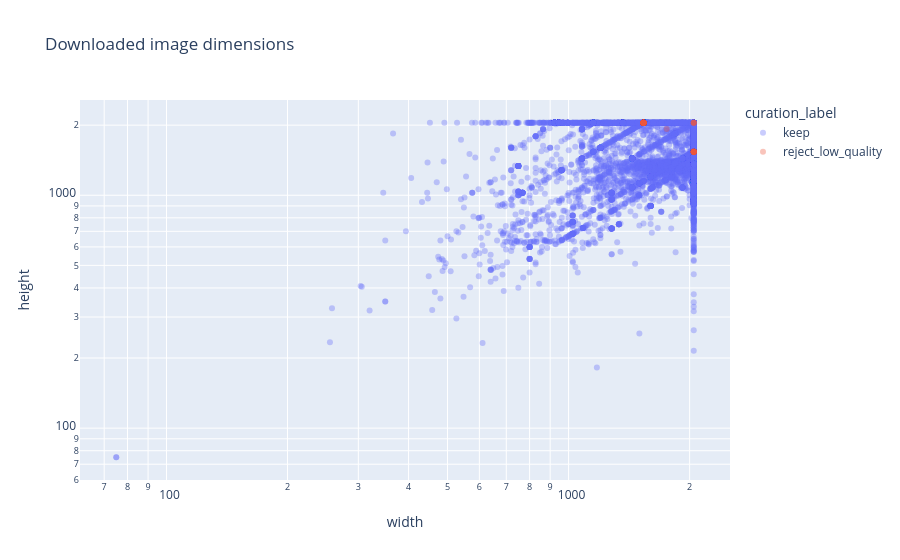

Notebook source saved alongside this figure:
### Markdown cell above
## 6. Image files, dimensions, and duplicates

### Code cell
for column in ['bytes', 'width', 'height']:
    if column in df:
        df[column] = pd.to_numeric(df[column], errors='coerce')
if {'width', 'height'} <= set(df):
    display(df[['width', 'height', 'bytes']].describe(percentiles=[.01, .1, .5, .9, .99]))
    fig = px.scatter(df.dropna(subset=['width', 'height']), x='width', y='height',
                     color='curation_label' if 'curation_label' in df else None,
                     log_x=True, log_y=True, opacity=.35, title='Downloaded image dimensions',render_mode="svg")
    fig.show()
if 'sha256' in df:
    valid_hash = df['sha256'].dropna().astype(str)
    duplicates = valid_hash.value_counts()
    print(f'Exact duplicate hashes: {(duplicates > 1).sum():,}; duplicate image rows: {(duplicates - 1).clip(lower=0).sum():,}')
    display(df[df['sha256'].isin(duplicates[duplicates > 1].index)].sort_values('sha256').head(100))

### Figure 1 — Plotly figure (JSON) as saved in the notebook; plotly's stock layout.template omitted (floating-point values rounded to 4 significant figures; data arrays with more than 128 entries replaced by an {"elided": "..."} marker saying what was removed)
{"data": [{"hovertemplate": "curation_label=keep<br>width=%{x}<br>height=%{y}<extra></extra>", "legendgroup": "keep", "marker": {"color": "#636efa", "opacity": 0.35, "symbol": "circle"}, "mode": "markers", "name": "keep", "orientation": "v", "showlegend": true, "type": "scatter", "x": {"elided": "29866 int values"}, "xaxis": "x", "y": {"elided": "29866 int values"}, "yaxis": "y"}, {"hovertemplate": "curation_label=reject_low_quality<br>width=%{x}<br>height=%{y}<extra></extra>", "legendgroup": "reject_low_quality", "marker": {"color": "#EF553B", "opacity": 0.35, "symbol": "circle"}, "mode": "markers", "name": "reject_low_quality", "orientation": "v", "showlegend": true, "type": "scatter", "x": [2048, 2048, 2048, 2048, 2048, 2048, 1536, 2048, 2048, 2048, 2048, 2048, 2048, 2048, 2048, 1536, 1536, 1536, 1536, 1536, 1536, 1536, 1536, 1536, 1536, 1536, 1536, 1536, 1536, 1536, 1536, 1536, 1536, 2048, 2048, 2048, 1754, 1536, 1536, 1536, 1536, 1536, 1536, 1536, 1536, 1536, 1536, 1536, 1536, 1536, 1536, 1536, 1536, 1536, 1536, 1536, 1536, 1536, 1536, 1536, 1536, 1536, 1536, 1536, 1536, 1536, 1536, 1536, 1536, 1536, 1536, 1536, 2048, 2048, 1536, 1536, 1536, 1536, 1536, 1536, 2048, 2048], "xaxis": "x", "y": [1536, 1536, 1536, 1536, 1536, 1536, 2048, 1536, 1536, 1536, 1536, 1536, 1536, 1536, 1536, 2048, 2048, 2048, 2048, 2048, 2048, 2048, 2048, 2048, 2048, 2048, 2048, 2048, 2048, 2048, 2048, 2048, 2048, 2048, 2048, 2048, 1927, 2048, 2048, 2048, 2048, 2048, 2048, 2048, 2048, 2048, 2048, 2048, 2048, 2048, 2048, 2048, 2048, 2048, 2048, 2048, 2048, 2048, 2048, 2048, 2048, 2048, 2048, 2048, 2048, 2048, 2048, 2048, 2048, 2048, 2048, 2048, 1536, 2048, 2048, 2048, 2048, 2048, 2048, 2048, 1536, 1536], "yaxis": "y"}], "layout": {"legend": {"title": {"text": "curation_label"}, "tracegroupgap": 0}, "title": {"text": "Downloaded image dimensions"}, "xaxis": {"anchor": "y", "domain": [0, 1], "title": {"text": "width"}, "type": "log"}, "yaxis": {"anchor": "x", "domain": [0, 1], "title": {"text": "height"}, "type": "log"}}}
